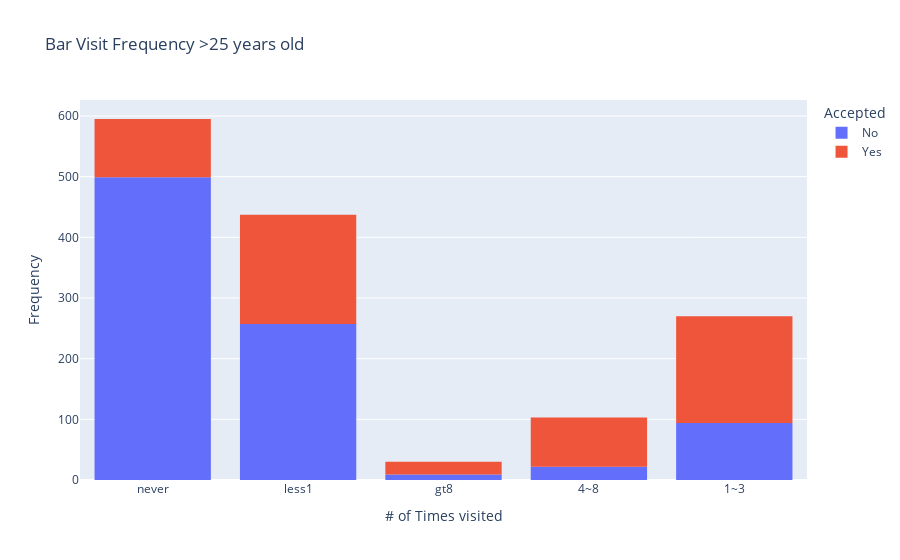

Notebook cell for this chart:
### Markdown cell above
4. Compare the acceptance rate between drivers who go to a bar more than once a month and are over the age of 25 to the all others.  Is there a difference?

### Code cell
# Let's examine the contents of the 'age' column
# print(data_bar.value_counts('age'))

# we can see that is not an integer, so we will need a list of strings to apply logic conditions for the age column
# Create a list for the age greater than 25 
age_gt25 = ['50plus', '26', '31', '36', '41', '46'] 
more_t_month = ['4~8' , 'gt8', '1~3']


# Use plotly express for the histogram around the age, as you can hover on the chart and see values...
fig = px.histogram(data_bar.query('age in @age_gt25'), x="Bar", color='Accepted', title='Bar Visit Frequency >25 years old')
fig.update_layout(xaxis_title="# of Times visited", yaxis_title="Frequency")
fig.show()


went_to_bar_gtmo25_accepted = len(data_bar.query('(Y == 1) & (Bar in @more_t_month) & (age in @age_gt25)'))
went_to_bar_gtmo25_total = len(data_bar.query('(Bar in @more_t_month) & (age in @age_gt25)'))

# Acceptance rate of all 'others' drivers who go to a bar that are NOT > 25 and not visit more than a month
all_others = len(data_bar.query('(Y == 1)')) - went_to_bar_gtmo25_accepted

went_to_bar_all_drivers_rate = all_others / len(data_bar)

print("Bar Visits/Coupons Acceptance Rate:")
print("\tMore than once a month and greater than 25 y.o:", f"{went_to_bar_gtmo25_accepted / went_to_bar_gtmo25_total*100:.2f} %")
print("\tAll other drivers:", f"{went_to_bar_all_drivers_rate*100:.2f} %")

### Figure 1 — Plotly figure (JSON) as saved in the notebook; plotly's stock layout.template omitted (floating-point values rounded to 4 significant figures; data arrays with more than 128 entries replaced by an {"elided": "..."} marker saying what was removed)
{"data": [{"alignmentgroup": "True", "bingroup": "x", "hovertemplate": "Accepted=No<br>Bar=%{x}<br>count=%{y}<extra></extra>", "legendgroup": "No", "marker": {"color": "#636efa", "pattern": {"shape": ""}}, "name": "No", "offsetgroup": "No", "orientation": "v", "showlegend": true, "type": "histogram", "x": {"elided": "881 str values"}, "xaxis": "x", "yaxis": "y"}, {"alignmentgroup": "True", "bingroup": "x", "hovertemplate": "Accepted=Yes<br>Bar=%{x}<br>count=%{y}<extra></extra>", "legendgroup": "Yes", "marker": {"color": "#EF553B", "pattern": {"shape": ""}}, "name": "Yes", "offsetgroup": "Yes", "orientation": "v", "showlegend": true, "type": "histogram", "x": {"elided": "554 str values"}, "xaxis": "x", "yaxis": "y"}], "layout": {"barmode": "relative", "legend": {"title": {"text": "Accepted"}, "tracegroupgap": 0}, "title": {"text": "Bar Visit Frequency >25 years old"}, "xaxis": {"anchor": "y", "domain": [0, 1], "title": {"text": "# of Times visited"}}, "yaxis": {"anchor": "x", "domain": [0, 1], "title": {"text": "Frequency"}}}}
